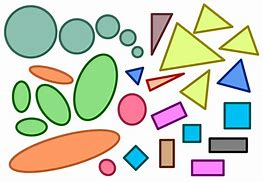
#> input picture UNIDAD 3/IMG 2/1.jpeg, 263 x 182 px, given in place of the camera
$ jupyter execute pruebas.ipynb
#> lines starting #> are read from the running program, lines starting #| are printed output that depends on the picture; after the words box and inside, x2 and y2 are one past the last pixel; in counts of white or black regions, pixels touching at a corner belong together
[cell 1]
#sin nombre de figura sin roi
import cv2
import numpy as np

# ==============================
# ACTIVAR CAMARA
# ==============================
cap = cv2.VideoCapture(0)  # 0 = cámara principal

while True:
    ret, frame = cap.read()  # Captura un frame (imagen)
#> frame is the input picture: shape (182, 263, 3); mean B, G, R 191.5, 208.5, 204.4
    if not ret:
        break

    # ==============================
    # CONVERTIR A HSV
    # ==============================
    # HSV facilita detectar colores
    hsv = cv2.cvtColor(frame, cv2.COLOR_BGR2HSV)

    # ==============================
    # RANGO DE COLOR (AMARILLO)
    # ==============================
    # Aquí defines qué tono de amarillo quieres detectar
    lower_yellow = np.array([20, 100, 100])
    upper_yellow = np.array([30, 255, 255])

    # ==============================
    # PARA ACTIVAR AZUL (DESCOMENTA)
    # ==============================
    lower_blue = np.array([100, 100, 100])
    upper_blue = np.array([140, 255, 255])

    # ==============================
    # PARA ACTIVAR ROJO (DESCOMENTA)
    # ==============================
    # NOTA: el rojo tiene 2 rangos en HSV
    lower_red1 = np.array([0, 100, 100])
    upper_red1 = np.array([10, 255, 255])
    lower_red2 = np.array([160, 100, 100])
    upper_red2 = np.array([179, 255, 255])
    # ==============================
    # PARA ACTIVAR morado (DESCOMENTA)
    # ==============================

    lower_purple = np.array([130, 100, 100])
    upper_purple = np.array([160, 255, 255])


    # ==============================
    # CREAR MASCARA (FILTRAR COLOR)
    # ==============================
    # Solo deja visible el color amarillo
    mask_yellow = cv2.inRange(hsv, lower_yellow, upper_yellow)
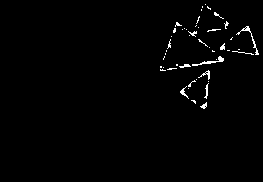
#> mask_yellow: shape (182, 263); 1.3% white in thin lines or dots, all inside (x1, y1, x2, y2) = (160, 4, 259, 109)
    mask_blue   = cv2.inRange(hsv, lower_blue, upper_blue)
    mask_purple = cv2.inRange(hsv, lower_purple, upper_purple)
    mask_red1 = cv2.inRange(hsv, lower_red1, upper_red1)
    mask_red2 = cv2.inRange(hsv, lower_red2, upper_red2)

    # ==============================
    # PARA USAR AZUL (DESCOMENTA)
    # ==============================
    # mask = cv2.inRange(hsv, lower_blue, upper_blue)

    # ==============================
    # PARA USAR ROJO (DESCOMENTA)
    # ==============================
    # mask1 = cv2.inRange(hsv, lower_red1, upper_red1)
    # mask2 = cv2.inRange(hsv, lower_red2, upper_red2)
    # mask = mask1 + mask2

    # ==============================
    # LIMPIAR RUIDO (OPCIONAL)
    # ==============================
    kernel = np.ones((5,5), np.uint8)
    # mask_red = mask_red1 + mask_red2
    # mask = mask_yellow + mask_blue + mask_purple
    mask = mask_yellow + mask_blue + mask_purple + mask_red1 + mask_red2

    # ==============================
    # ENCONTRAR CONTORNOS
    # ==============================
    contours, _ = cv2.findContours(mask, cv2.RETR_EXTERNAL, cv2.CHAIN_APPROX_SIMPLE)
#> contours = 101 contours, 84 with area under 20; largest, box (x1, y1, x2, y2) and area: (16, 131, 102, 167) 1049, (118, 93, 147, 126) 680, (219, 61, 249, 92) 400, (192, 161, 223, 175) 381, (153, 104, 186, 128) 372

    contador = 0  # contador de figuras

    # ==============================
    # RECORRER CONTORNOS
    # ==============================
    for cnt in contours:
        area = cv2.contourArea(cnt)

        # FILTRAR OBJETOS PEQUEÑOS (ruido)
        if area > 500:
            contador += 1

            # ==============================
            # DIBUJAR CONTORNO
            # ==============================
            # (0,255,255) = amarillo en BGR
            # puedes cambiar el color aquí
            cv2.drawContours(frame, [cnt], -1, (0,255,255), 3)

            # ==============================
            # ENUMERAR FIGURAS
            # ==============================
            x, y, w, h = cv2.boundingRect(cnt)
            cv2.putText(frame, str(contador), (x, y-10),
                        cv2.FONT_HERSHEY_SIMPLEX, 0.7, (0,255,255), 2)
#> this loop made 101 passes
#> (area, contador, x, y, w, h) on passes 20, 41: (1049, 1, 16, 131, 86, 36), (680.5, 2, 118, 93, 29, 33)
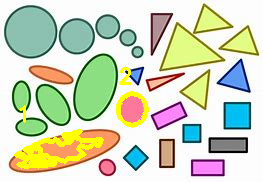
#> frame: shape (182, 263, 3); 4.4% of pixels changed, all inside (x1, y1, x2, y2) = (14, 67, 149, 169)
#> after the loop, contador = 2

    # ==============================
    # MOSTRAR RESULTADOS
    # ==============================
    cv2.putText(frame, "Total: " + str(contador), (10, 40),
                cv2.FONT_HERSHEY_SIMPLEX, 1, (0,255,255), 2)

    cv2.imshow("Camara", frame)      # imagen original con contornos
    cv2.imshow("Mascara", mask)      # solo el color detectado negro/blanco

    # SALIR CON TECLA ESC
    if cv2.waitKey(1) & 0xFF == 27:
#> (key Esc is pressed here)
        break

# ==============================
# LIBERAR CAMARA
# ==============================
cap.release()
cv2.destroyAllWindows()

[cell 2]
#sin contador de figuras sin roi
import cv2
import numpy as np

cap = cv2.VideoCapture(0)

while True:
    ret, frame = cap.read()
    if not ret:
        break

    hsv = cv2.cvtColor(frame, cv2.COLOR_BGR2HSV)

    lower_yellow = np.array([20, 100, 100])
    upper_yellow = np.array([30, 255, 255])

    lower_blue = np.array([100, 100, 100])
    upper_blue = np.array([140, 255, 255])

    lower_purple = np.array([130, 100, 100])
    upper_purple = np.array([160, 255, 255])

    mask_yellow = cv2.inRange(hsv, lower_yellow, upper_yellow)
    mask_blue   = cv2.inRange(hsv, lower_blue, upper_blue)
    mask_purple = cv2.inRange(hsv, lower_purple, upper_purple)

    mask = mask_yellow + mask_blue + mask_purple

    kernel = np.ones((5,5), np.uint8)

    contours, _ = cv2.findContours(mask, cv2.RETR_EXTERNAL, cv2.CHAIN_APPROX_SIMPLE)
#> contours = 73 contours, 66 with area under 20; largest, box (x1, y1, x2, y2) and area: (219, 61, 249, 92) 400, (192, 161, 223, 175) 381, (153, 104, 186, 128) 372, (127, 67, 142, 83) 102, (192, 56, 224, 66) 46, (236, 26, 259, 55) 42, (198, 70, 210, 80) 21

    for cnt in contours:
        area = cv2.contourArea(cnt)

        if area > 500:
            cv2.drawContours(frame, [cnt], -1, (0,255,255), 3)
#> this loop made 73 passes
#> area on passes 1, 18, 31, 36: 381, 372, 21, 102

    cv2.imshow("Camara", frame)
    cv2.imshow("Mascara", mask)

    if cv2.waitKey(1) & 0xFF == 27:
#> (key Esc is pressed here)
        break

cap.release()
cv2.destroyAllWindows()

[cell 3]
#imagen
import cv2
import numpy as np

# CARGAR IMAGEN
img = cv2.imread(r"C:\Users\User-PC\Documents\GitHub\Rulo\UNIDAD 3\IMG 2\4.jpg")
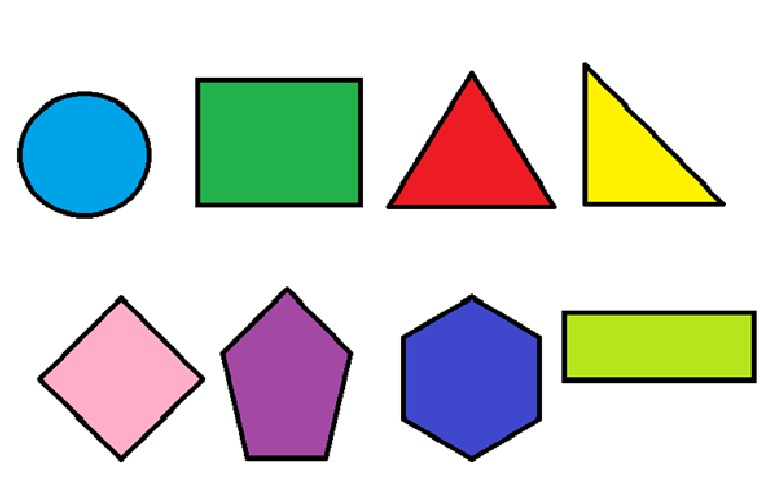
#> input picture UNIDAD 3/IMG 2/4.jpg, 768 x 480 px, found by its file name
#> img is the input picture: shape (480, 768, 3); mean B, G, R 206.1, 210.8, 208.6

# CONVERTIR A HSV
hsv = cv2.cvtColor(img, cv2.COLOR_BGR2HSV)

# ==============================
# UMBRALES HSV
# ==============================

# ROJO (2 rangos)
lower_red1 = np.array([0, 100, 100])
upper_red1 = np.array([10, 255, 255])

lower_red2 = np.array([160, 100, 100])
upper_red2 = np.array([179, 255, 255])

# AMARILLO
lower_yellow = np.array([20, 100, 100])
upper_yellow = np.array([30, 255, 255])

# AZUL
lower_blue = np.array([100, 100, 100])
upper_blue = np.array([140, 255, 255])

# ==============================
# MASCARAS
# ==============================

mask_red1 = cv2.inRange(hsv, lower_red1, upper_red1)
mask_red2 = cv2.inRange(hsv, lower_red2, upper_red2)
mask_red = mask_red1 + mask_red2

mask_yellow = cv2.inRange(hsv, lower_yellow, upper_yellow)
mask_blue = cv2.inRange(hsv, lower_blue, upper_blue)
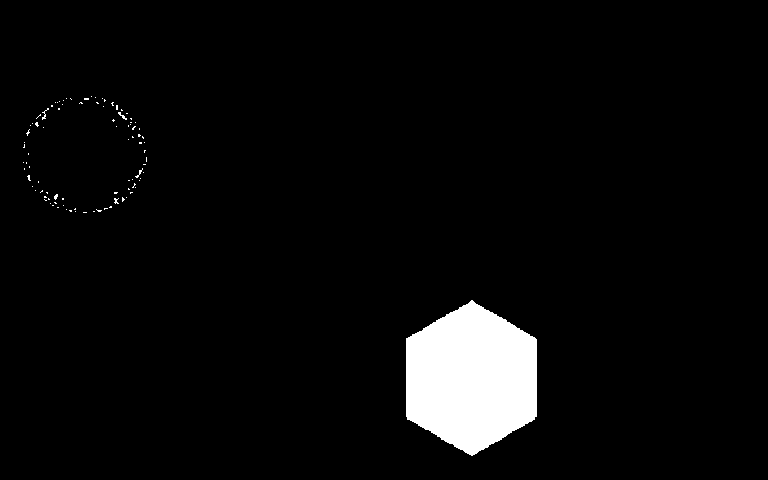
#> mask_blue: shape (480, 768); 4.3% white; 94 white regions (90 under 20 px)

# ==============================
# CONTORNOS
# ==============================

# ROJO -> contorno AMARILLO
contours_red, _ = cv2.findContours(mask_red, cv2.RETR_EXTERNAL, cv2.CHAIN_APPROX_SIMPLE)
#> contours_red = 10 contours, 9 with area under 20; largest, box (x1, y1, x2, y2) and area: (393, 79, 550, 205) 9836
for cnt in contours_red:
    if cv2.contourArea(cnt) > 500:
        cv2.drawContours(img, [cnt], -1, (0,255,255), 3)
#> this loop made 10 passes
#> cnt on passes 1 to 4: [[162, 414]], [[166, 410], [165, 411]], [[175, 401]], [[179, 397]]
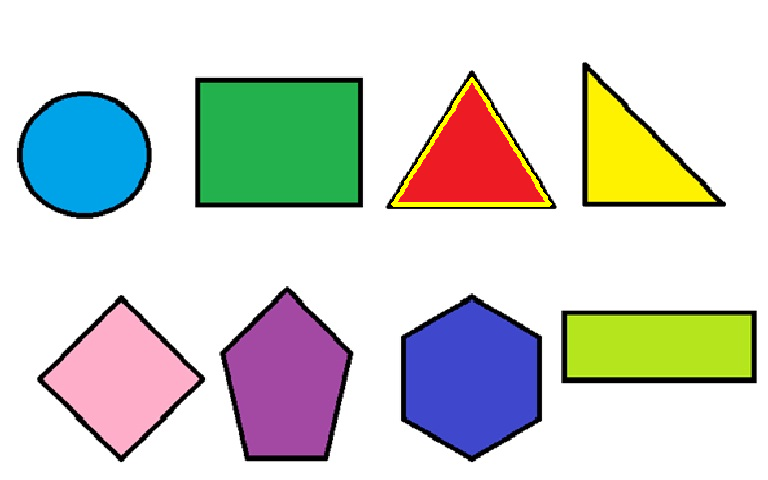
#> img: shape (480, 768, 3); 0.56% of pixels changed, all inside (x1, y1, x2, y2) = (391, 77, 552, 207)

# AMARILLO -> contorno AZUL
contours_yellow, _ = cv2.findContours(mask_yellow, cv2.RETR_EXTERNAL, cv2.CHAIN_APPROX_SIMPLE)
#> contours_yellow = 1 contour; box (x1, y1, x2, y2) and area: (587, 71, 717, 202) 8378
for cnt in contours_yellow:
    if cv2.contourArea(cnt) > 500:
        cv2.drawContours(img, [cnt], -1, (255,0,0), 3)
#> this loop made 1 pass
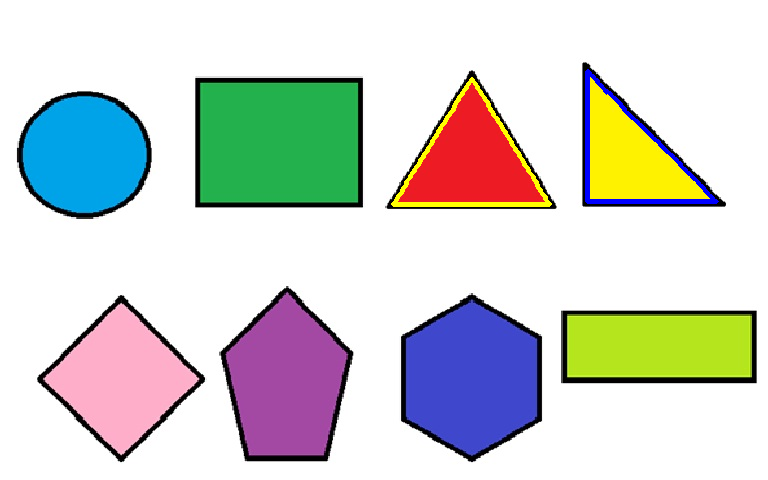
#> img: shape (480, 768, 3); 0.55% of pixels changed, all inside (x1, y1, x2, y2) = (585, 69, 719, 204)

# AZUL -> contorno ROJO
contours_blue, _ = cv2.findContours(mask_blue, cv2.RETR_EXTERNAL, cv2.CHAIN_APPROX_SIMPLE)
#> contours_blue = 94 contours, 93 with area under 20; largest, box (x1, y1, x2, y2) and area: (406, 300, 537, 456) 15174
for cnt in contours_blue:
    if cv2.contourArea(cnt) > 500:
        cv2.drawContours(img, [cnt], -1, (0,0,255), 3)
#> this loop made 94 passes
#> cnt on passes 2 to 5: [[83, 212], [86, 212]], [[93, 211], [94, 211]], [[75, 211]], [[69, 210], [70, 211], [71, 211], [71, 210]]
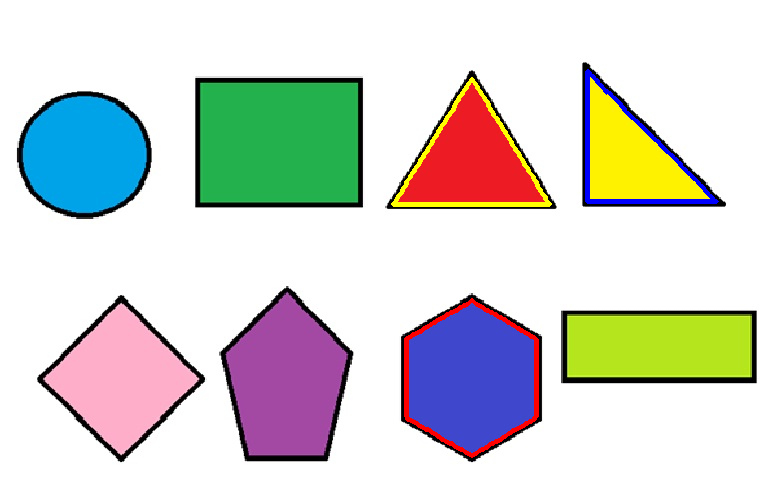
#> img: shape (480, 768, 3); 0.58% of pixels changed, all inside (x1, y1, x2, y2) = (404, 298, 539, 458)

# ==============================
# MOSTRAR RESULTADO
# ==============================

cv2.imshow("Resultado", img)
cv2.imshow("Rojo", mask_red)
cv2.imshow("Amarillo", mask_yellow)
cv2.imshow("Azul", mask_blue)

cv2.waitKey(0)
cv2.destroyAllWindows()

[cell 4]
#con nombre de figura con contador de figuras sin roi
import cv2
import numpy as np

# ==============================
# ACTIVAR CAMARA
# ==============================
cap = cv2.VideoCapture(0)  # 0 = cámara principal

while True:
    ret, frame = cap.read()  # Captura un frame (imagen)
    if not ret:
        break

    # ==============================
    # CONVERTIR A HSV
    # ==============================
    # HSV facilita detectar colores
    hsv = cv2.cvtColor(frame, cv2.COLOR_BGR2HSV)

    # ==============================
    # RANGO DE COLOR (AMARILLO)
    # ==============================
    lower_yellow = np.array([20, 100, 100])
    upper_yellow = np.array([30, 255, 255])

    # ==============================
    # PARA ACTIVAR AZUL
    # ==============================
    lower_blue = np.array([100, 100, 100])
    upper_blue = np.array([140, 255, 255])

    # ==============================
    # PARA ACTIVAR ROJO
    # ==============================
    lower_red1 = np.array([0, 100, 100])
    upper_red1 = np.array([10, 255, 255])
    lower_red2 = np.array([160, 100, 100])
    upper_red2 = np.array([179, 255, 255])

    # ==============================
    # PARA ACTIVAR MORADO
    # ==============================
    lower_purple = np.array([130, 100, 100])
    upper_purple = np.array([160, 255, 255])

    # ==============================
    # CREAR MASCARA (FILTRAR COLOR)
    # ==============================
    mask_yellow = cv2.inRange(hsv, lower_yellow, upper_yellow)
    mask_blue   = cv2.inRange(hsv, lower_blue, upper_blue)
    mask_purple = cv2.inRange(hsv, lower_purple, upper_purple)
    mask_red1   = cv2.inRange(hsv, lower_red1, upper_red1)
    mask_red2   = cv2.inRange(hsv, lower_red2, upper_red2)

    # ==============================
    # LIMPIAR RUIDO (OPCIONAL)
    # ==============================
    kernel = np.ones((5,5), np.uint8)

    mask = mask_yellow + mask_blue + mask_purple + mask_red1 + mask_red2

    # ==============================
    # ENCONTRAR CONTORNOS
    # ==============================
    contours, _ = cv2.findContours(mask, cv2.RETR_EXTERNAL, cv2.CHAIN_APPROX_SIMPLE)
#> contours = 101 contours, 84 with area under 20; largest, box (x1, y1, x2, y2) and area: (16, 131, 102, 167) 1049, (118, 93, 147, 126) 680, (219, 61, 249, 92) 400, (192, 161, 223, 175) 381, (153, 104, 186, 128) 372

    contador = 0  # contador de figuras

    # ==============================
    # RECORRER CONTORNOS
    # ==============================
    for cnt in contours:
        area = cv2.contourArea(cnt)

        # FILTRAR OBJETOS PEQUEÑOS (ruido)
        if area > 500:
            contador += 1

            # ==============================
            # APROXIMAR FORMA
            # ==============================
            peri = cv2.arcLength(cnt, True)
            approx = cv2.approxPolyDP(cnt, 0.04 * peri, True)

            lados = len(approx)

            # ==============================
            # DETECTAR FIGURA
            # ==============================
            forma = "Desconocido"

            # TRIANGULOS
            if lados == 3:
                forma = "Triangulo"

            # CUADRADO / RECTANGULO
            elif lados == 4:
                x, y, w, h = cv2.boundingRect(approx)
                aspecto = float(w) / h

                if 0.9 <= aspecto <= 1.1:
                    forma = "Cuadrado"
                else:
                    forma = "Rectangulo"

            # PENTAGONO
            elif lados == 5:
                forma = "Pentagono"

            # HEXAGONO
            elif lados == 6:
                forma = "Hexagono"

            # MUCHOS LADOS (posibles estrellas o círculos)
            elif lados > 6:
                forma = "Figura compleja"

            # ==============================
            # INTENTOS BASICOS PARA FORMAS ESPECIALES
            # ==============================

            # ROMBO (similar a cuadrado pero inclinado)
            if lados == 4:
                x, y, w, h = cv2.boundingRect(approx)
                if abs(w - h) < 10:
                    forma = "Rombo"

            # ==============================
            # DIBUJAR CONTORNO
            # ==============================
            cv2.drawContours(frame, [cnt], -1, (0,255,255), 3)

            # ==============================
            # ENUMERAR FIGURAS + NOMBRE
            # ==============================
            x, y, w, h = cv2.boundingRect(cnt)

            cv2.putText(frame, f"{contador}: {forma}", (x, y-10),
                        cv2.FONT_HERSHEY_SIMPLEX, 0.6, (0,255,255), 2)
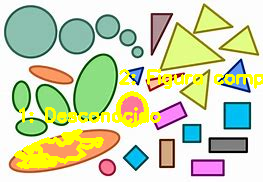
#> frame: shape (182, 263, 3); 7.7% of pixels changed, all inside (x1, y1, x2, y2) = (14, 69, 263, 169)
#> after the loop, contador = 2

    # ==============================
    # MOSTRAR RESULTADOS
    # ==============================
    cv2.putText(frame, "Total: " + str(contador), (10, 40),
                cv2.FONT_HERSHEY_SIMPLEX, 1, (0,255,255), 2)

    cv2.imshow("Camara", frame)
    cv2.imshow("Mascara", mask)

    # SALIR CON TECLA ESC
    if cv2.waitKey(1) & 0xFF == 27:
#> (key Esc is pressed here)
        break

# ==============================
# LIBERAR CAMARA
# ==============================
cap.release()
cv2.destroyAllWindows()

[cell 5]
#co roi el mas completo
import cv2
import numpy as np

# ==============================
# ACTIVAR CAMARA
# ==============================
cap = cv2.VideoCapture(0)  # 0 = cámara principal

while True:
    ret, frame = cap.read()  # Captura un frame (imagen)
    if not ret:
        break

    # ==============================
    # DEFINIR ROI (REGION DE INTERES)
    # ==============================
    alto, ancho, _ = frame.shape

    # Zona central de la pantalla
    x1 = int(ancho * 0.3)
    y1 = int(alto * 0.3)
    x2 = int(ancho * 0.7)
    y2 = int(alto * 0.7)

    roi = frame[y1:y2, x1:x2]

    # Dibujar el rectángulo del ROI en la imagen original
    cv2.rectangle(frame, (x1, y1), (x2, y2), (0,255,0), 2)

    # ==============================
    # CONVERTIR ROI A HSV
    # ==============================
    hsv = cv2.cvtColor(roi, cv2.COLOR_BGR2HSV)

    # ==============================
    # RANGO DE COLOR (AMARILLO)
    # ==============================
    lower_yellow = np.array([20, 100, 100])
    upper_yellow = np.array([30, 255, 255])

    # ==============================
    # PARA ACTIVAR AZUL
    # ==============================
    lower_blue = np.array([100, 100, 100])
    upper_blue = np.array([140, 255, 255])

    # ==============================
    # PARA ACTIVAR ROJO
    # ==============================
    lower_red1 = np.array([0, 100, 100])
    upper_red1 = np.array([10, 255, 255])
    lower_red2 = np.array([160, 100, 100])
    upper_red2 = np.array([179, 255, 255])

    # ==============================
    # PARA ACTIVAR MORADO
    # ==============================
    lower_purple = np.array([130, 100, 100])
    upper_purple = np.array([160, 255, 255])

    # ==============================
    # CREAR MASCARA (FILTRAR COLOR)
    # ==============================
    mask_yellow = cv2.inRange(hsv, lower_yellow, upper_yellow)
    mask_blue   = cv2.inRange(hsv, lower_blue, upper_blue)
    mask_purple = cv2.inRange(hsv, lower_purple, upper_purple)
    mask_red1   = cv2.inRange(hsv, lower_red1, upper_red1)
    mask_red2   = cv2.inRange(hsv, lower_red2, upper_red2)

    # ==============================
    # LIMPIAR RUIDO (OPCIONAL)
    # ==============================
    kernel = np.ones((5,5), np.uint8)

    mask = mask_yellow + mask_blue + mask_purple + mask_red1 + mask_red2

    # ==============================
    # ENCONTRAR CONTORNOS
    # ==============================
    contours, _ = cv2.findContours(mask, cv2.RETR_EXTERNAL, cv2.CHAIN_APPROX_SIMPLE)
#> contours = 26 contours, 22 with area under 20; largest, box (x1, y1, x2, y2) and area: (40, 39, 69, 72) 680, (75, 50, 105, 72) 350, (68, 19, 105, 37) 248, (49, 13, 64, 29) 102

    contador = 0  # contador de figuras

    # ==============================
    # RECORRER CONTORNOS
    # ==============================
    for cnt in contours:
        area = cv2.contourArea(cnt)

        # FILTRAR OBJETOS PEQUEÑOS (ruido)
        if area > 500:
            contador += 1

            # ==============================
            # APROXIMAR FORMA
            # ==============================
            peri = cv2.arcLength(cnt, True)
            approx = cv2.approxPolyDP(cnt, 0.04 * peri, True)

            lados = len(approx)

            # ==============================
            # DETECTAR FIGURA
            # ==============================
            forma = "Desconocido"

            if lados == 3:
                forma = "Triangulo"

            elif lados == 4:
                x, y, w, h = cv2.boundingRect(approx)
                aspecto = float(w) / h

                if 0.9 <= aspecto <= 1.1:
                    forma = "Cuadrado"
                else:
                    forma = "Rectangulo"

            elif lados == 5:
                forma = "Pentagono"

            elif lados == 6:
                forma = "Hexagono"

            elif lados > 6:
                forma = "Figura compleja"

            # ==============================
            # ROMBO
            # ==============================
            if lados == 4:
                x, y, w, h = cv2.boundingRect(approx)
                if abs(w - h) < 10:
                    forma = "Rombo"

            # ==============================
            # DIBUJAR CONTORNO EN ROI
            # ==============================
            cv2.drawContours(roi, [cnt], -1, (0,255,255), 3)

            # ==============================
            # ENUMERAR FIGURAS + NOMBRE
            # ==============================
            x, y, w, h = cv2.boundingRect(cnt)

            cv2.putText(roi, f"{contador}: {forma}", (x, y-10),
                        cv2.FONT_HERSHEY_SIMPLEX, 0.6, (0,255,255), 2)
#> this loop made 26 passes
#> (area, contador, peri, lados, forma) on pass 14: (680.5, 1, 106, 7, 'Figura compleja')
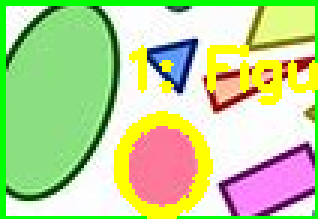
#> roi: shape (73, 106, 3) (shown 3 times larger); mean B, G, R 150.4, 211.5, 189.7
#> after the loop, contador = 1

    # ==============================
    # MOSTRAR RESULTADOS
    # ==============================
    cv2.putText(frame, "Total: " + str(contador), (10, 40),
                cv2.FONT_HERSHEY_SIMPLEX, 1, (0,255,255), 2)
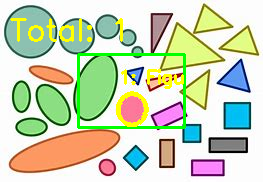
#> frame: shape (182, 263, 3); mean B, G, R 182.2, 212.1, 202.3

    cv2.imshow("Camara", frame)
    cv2.imshow("ROI", roi)
    cv2.imshow("Mascara", mask)

    # SALIR CON TECLA ESC
    if cv2.waitKey(1) & 0xFF == 27:
#> (key Esc is pressed here)
        break

# ==============================
# LIBERAR CAMARA
# ==============================
cap.release()
cv2.destroyAllWindows()
